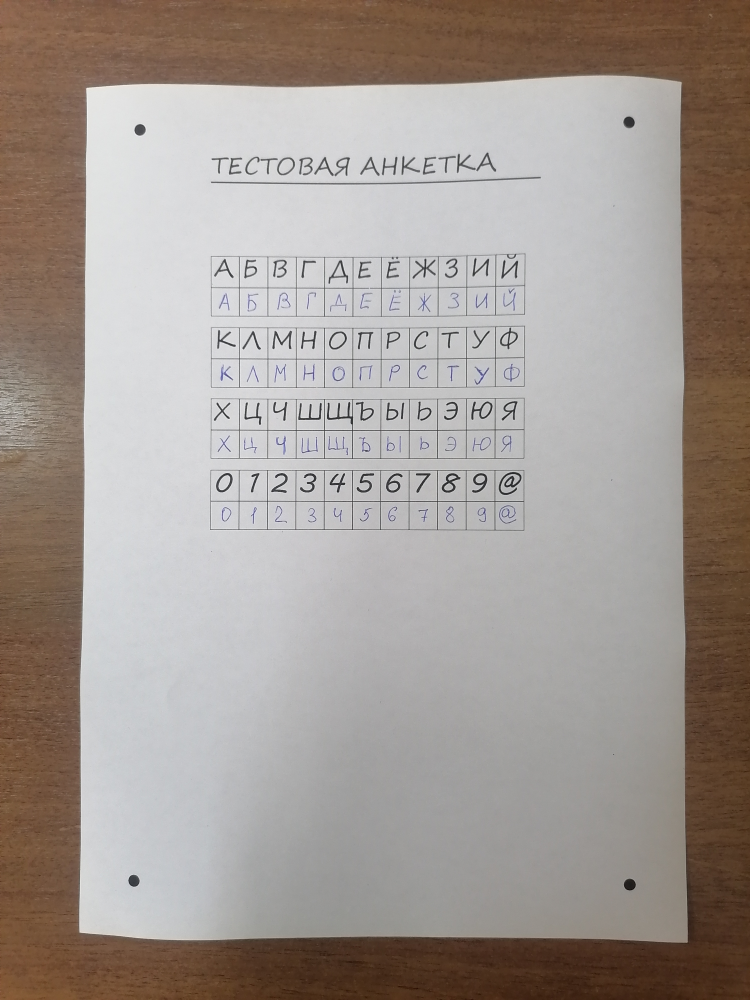
#> input picture input/input1.jpg, 3000 x 4000 px (shown at 1/4 size); its folder holds only this picture in this run
$ python questionnaire_scanner.py
#> lines starting #> are read from the running program, lines starting #| are printed output that depends on the picture; after the words box and inside, x2 and y2 are one past the last pixel; in counts of white or black regions, pixels touching at a corner belong together
from __future__ import annotations

import argparse
import itertools
import json
import math
from dataclasses import dataclass
from pathlib import Path
from typing import Iterable

import cv2
import numpy as np


SUPPORTED_EXTENSIONS = {".jpg", ".jpeg", ".png", ".bmp", ".tif", ".tiff", ".webp"}
A4_ASPECT = 210 / 297


@dataclass(frozen=True)
class MarkerCandidate:
    center: tuple[float, float]
    radius: float
    area: float
    circularity: float
    fill_ratio: float
    paper_score: float
    background_gray: float
    background_saturation: float
    score: float


@dataclass(frozen=True)
class ScanConfig:
    max_side: int = 2200
    marker_margin_x: float = 0.09
    marker_margin_y: float = 0.055
    marker_box_width_mm: float = 170.0
    marker_box_height_mm: float = 260.0
    dark_threshold: int = 95
    crop_mode: str = "markers"
    output_width: int | None = None


@dataclass(frozen=True)
class ScanResult:
    source_path: Path
    output_path: Path
    debug_path: Path | None
    metadata_path: Path
    marker_points: np.ndarray
    document_points: np.ndarray
    output_size: tuple[int, int]


@dataclass(frozen=True)
class ScanBatchResult:
    source_path: Path
    out_dir: Path
    results: tuple[ScanResult, ...]
    failed: int
    total: int

    @property
    def processed(self) -> int:
        return len(self.results)


class ScanError(RuntimeError):
    pass


def read_image(path: Path) -> np.ndarray:
    data = np.fromfile(str(path), dtype=np.uint8)
    image = cv2.imdecode(data, cv2.IMREAD_COLOR)
#> image is the input picture: shape (4000, 3000, 3); mean B, G, R 147, 153.1, 162.2
    if image is None:
        raise ScanError(f"Не удалось прочитать изображение: {path}")
    return image


def write_image(path: Path, image: np.ndarray) -> None:
    path.parent.mkdir(parents=True, exist_ok=True)
    ok, encoded = cv2.imencode(path.suffix, image)
    if not ok:
        raise ScanError(f"Не удалось закодировать изображение: {path}")
    encoded.tofile(str(path))


def resize_for_processing(image: np.ndarray, max_side: int) -> tuple[np.ndarray, float]:
#> called with max_side = 2200
    height, width = image.shape[:2]
    longest_side = max(height, width)
    if longest_side <= max_side:
        return image.copy(), 1.0

    scale = max_side / longest_side
    resized = cv2.resize(
        image,
        (round(width * scale), round(height * scale)),
        interpolation=cv2.INTER_AREA,
    )
    return resized, scale


def order_points(points: np.ndarray) -> np.ndarray:
    pts = np.asarray(points, dtype=np.float32)
    if pts.shape != (4, 2):
        raise ValueError("Нужно ровно четыре точки формата (x, y)")

    ordered = np.zeros((4, 2), dtype=np.float32)
    point_sum = pts.sum(axis=1)
    point_diff = pts[:, 1] - pts[:, 0]

    ordered[0] = pts[np.argmin(point_sum)]   # top-left
    ordered[2] = pts[np.argmax(point_sum)]   # bottom-right
    ordered[1] = pts[np.argmin(point_diff)]  # top-right
    ordered[3] = pts[np.argmax(point_diff)]  # bottom-left
    return ordered


def polygon_area(points: np.ndarray) -> float:
    pts = np.asarray(points, dtype=np.float32)
    x = pts[:, 0]
    y = pts[:, 1]
    return float(0.5 * abs(np.dot(x, np.roll(y, -1)) - np.dot(y, np.roll(x, -1))))


def clamp(value: float, low: float = 0.0, high: float = 1.0) -> float:
    return max(low, min(high, value))


def build_dark_mask(gray: np.ndarray, dark_threshold: int) -> np.ndarray:
    blurred = cv2.GaussianBlur(gray, (5, 5), 0)
    _, fixed = cv2.threshold(blurred, dark_threshold, 255, cv2.THRESH_BINARY_INV)
    adaptive = cv2.adaptiveThreshold(
        blurred,
        255,
        cv2.ADAPTIVE_THRESH_GAUSSIAN_C,
        cv2.THRESH_BINARY_INV,
        51,
        10,
    )
    mask = cv2.bitwise_and(fixed, adaptive)

    kernel = cv2.getStructuringElement(cv2.MORPH_ELLIPSE, (3, 3))
    mask = cv2.morphologyEx(mask, cv2.MORPH_OPEN, kernel, iterations=1)
    mask = cv2.morphologyEx(mask, cv2.MORPH_CLOSE, kernel, iterations=2)
    return mask


def marker_background_score(
    gray: np.ndarray,
    saturation: np.ndarray,
    center: tuple[float, float],
    radius: float,
) -> tuple[float, float, float]:
    height, width = gray.shape[:2]
    x, y = center
    outer_radius = max(radius * 5.0, radius + 12)
    inner_radius = max(radius * 1.7, radius + 3)

    x_min = max(0, math.floor(x - outer_radius))
    x_max = min(width, math.ceil(x + outer_radius + 1))
    y_min = max(0, math.floor(y - outer_radius))
    y_max = min(height, math.ceil(y + outer_radius + 1))
    if x_max <= x_min or y_max <= y_min:
        return 0.0, 0.0, 255.0

    yy, xx = np.ogrid[y_min:y_max, x_min:x_max]
    distance = np.sqrt((xx - x) ** 2 + (yy - y) ** 2)
    ring = (distance >= inner_radius) & (distance <= outer_radius)
    if int(ring.sum()) < 20:
        return 0.0, 0.0, 255.0

    gray_values = gray[y_min:y_max, x_min:x_max][ring]
    saturation_values = saturation[y_min:y_max, x_min:x_max][ring]
    mean_gray = float(gray_values.mean())
    mean_saturation = float(saturation_values.mean())
    white_ratio = float(((gray_values > 125) & (saturation_values < 90)).mean())

    light_score = clamp((mean_gray - 80) / 120)
    low_saturation_score = clamp((120 - mean_saturation) / 120)
    paper_score = 0.45 * light_score + 0.35 * low_saturation_score + 0.20 * white_ratio
    return paper_score, mean_gray, mean_saturation


def detect_marker_candidates(image: np.ndarray, config: ScanConfig) -> list[MarkerCandidate]:
    resized, scale = resize_for_processing(image, config.max_side)
#> scale = 0.55
    gray = cv2.cvtColor(resized, cv2.COLOR_BGR2GRAY)
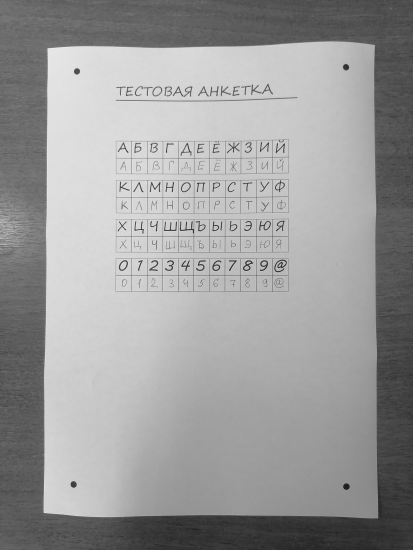
#> gray: shape (2200, 1650) (shown at 1/4 size); min 6, max 249, mean 155.1
    hsv = cv2.cvtColor(resized, cv2.COLOR_BGR2HSV)
#> hsv: shape (2200, 1650, 3); mean H, S, V 55.4, 40.1, 163.3
    saturation = hsv[:, :, 1]
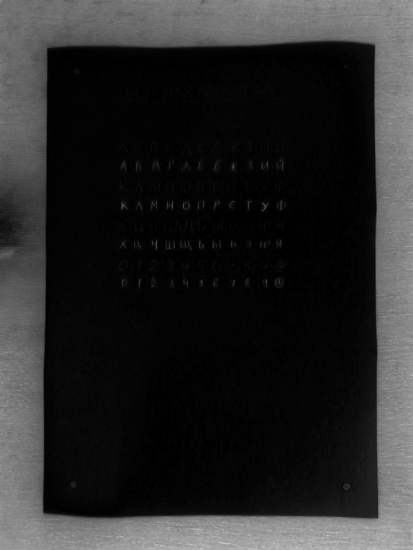
#> saturation: shape (2200, 1650) (shown at 1/4 size); min 0, max 255, mean 40.1
    mask = build_dark_mask(gray, config.dark_threshold)
#> in build_dark_mask, `_, fixed = cv2.threshold(blurred, dark_threshold, 255, cv2.THRESH_BINA..`:
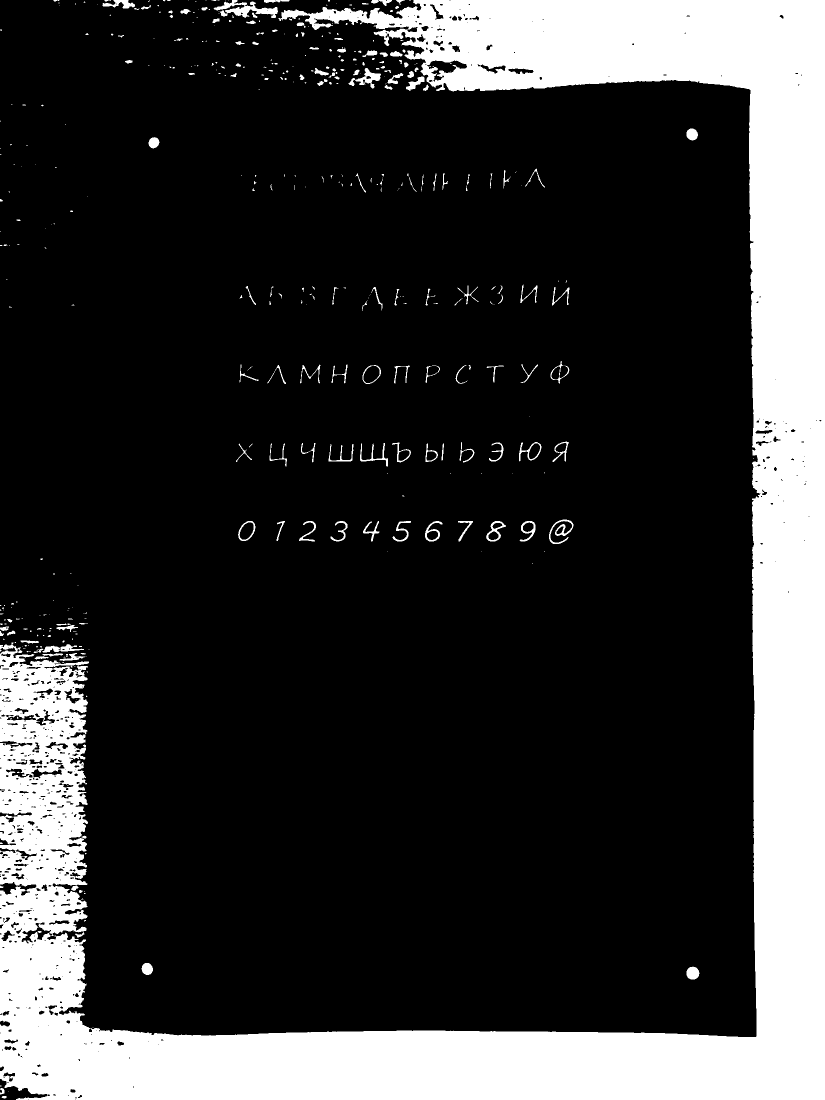
#> fixed: shape (2200, 1650) (shown at 1/2 size); 21.2% white; 431 white regions (270 under 20 px), largest, box (x1, y1, x2, y2) and area: (0, 0, 1650, 2200) 744679, (427, 0, 556, 36) 1932, (697, 136, 762, 177) 907
#> (the rest of the program and of its run is left out)
